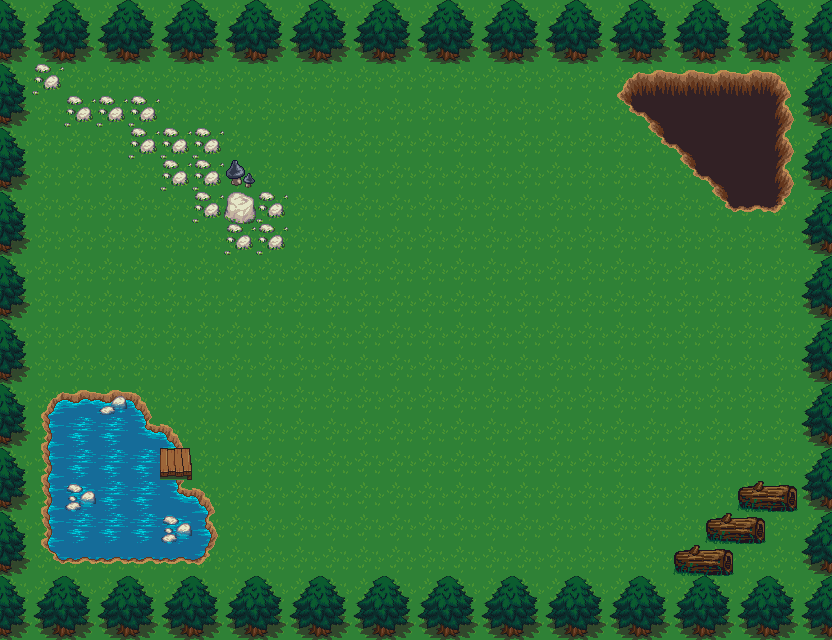

Below is a game level as drawn by its tile map, then a one-line description and the .tmx file that defines it, in full:
An orthogonal 26x20 tile map with 32x32 px tiles, 2 tile layers (background, foreground), 4 tilesets and 19 objects (stone, hole, wood, lake, wall-bottom, ...).

<map version="1.0" orientation="orthogonal" renderorder="right-down" width="26" height="20" tilewidth="32" tileheight="32" nextobjectid="176">
 <tileset firstgid="1" name="forest_tiles" tilewidth="32" tileheight="32" tilecount="256" columns="16">
  <image source="../../../sprite/forest_tiles.png" width="512" height="512" />
 </tileset>
 <tileset firstgid="257" name="carlinhosv2" tilewidth="64" tileheight="64" tilecount="273" columns="13">
  <image source="../../../sprite/carlinhos.png" width="832" height="1344" />
 </tileset>
 <tileset firstgid="530" name="hotdog_16" tilewidth="16" tileheight="16" tilecount="1" columns="1">
  <image source="../../../sprite/hotdog_16.png" width="16" height="16" />
 </tileset>
 <tileset firstgid="531" name="ash" tilewidth="16" tileheight="16" tilecount="16" columns="16">
  <image source="../../../sprite/ash.png" width="256" height="16" />
 </tileset>
 <layer name="background" width="26" height="20">
  <data encoding="csv">
101,101,101,101,101,101,101,101,101,101,101,101,101,101,101,101,101,101,101,101,101,101,101,101,101,101,
101,101,101,101,101,101,101,101,101,101,101,101,101,101,101,101,101,101,101,101,101,101,101,101,101,101,
101,101,101,101,101,101,101,101,101,101,101,101,101,101,101,101,101,101,101,101,101,101,101,101,101,101,
101,101,101,101,101,101,101,101,101,101,101,101,101,101,101,101,101,101,101,101,101,101,101,101,101,101,
101,101,101,101,101,101,101,101,101,101,101,101,101,101,101,101,101,101,101,101,101,101,101,101,101,101,
101,101,101,101,101,101,101,101,101,101,101,101,101,101,101,101,101,101,101,101,101,101,101,101,101,101,
101,101,101,101,101,101,101,101,101,101,101,101,101,101,101,101,101,101,101,101,101,101,101,101,101,101,
101,101,101,101,101,101,101,101,101,101,101,101,101,101,101,101,101,101,101,101,101,101,101,101,101,101,
101,101,101,101,101,101,101,101,101,101,101,101,101,101,101,101,101,101,101,101,101,101,101,101,101,101,
101,101,101,101,101,101,101,101,101,101,101,101,101,101,101,101,101,101,101,101,101,101,101,101,101,101,
101,101,101,101,101,101,101,101,101,101,101,101,101,101,101,101,101,101,101,101,101,101,101,101,101,101,
101,101,101,101,101,101,101,101,101,101,101,101,101,101,101,101,101,101,101,101,101,101,101,101,101,101,
101,101,101,101,101,101,101,101,101,101,101,101,101,101,101,101,101,101,101,101,101,101,101,101,101,101,
101,101,101,101,101,101,101,101,101,101,101,101,101,101,101,101,101,101,101,101,101,101,101,101,101,101,
101,101,101,101,101,101,101,101,101,101,101,101,101,101,101,101,101,101,101,101,101,101,101,101,101,101,
101,101,101,101,101,101,101,101,101,101,101,101,101,101,101,101,101,101,101,101,101,101,101,101,101,101,
101,101,101,101,101,101,101,101,101,101,101,101,101,101,101,101,101,101,101,101,101,101,101,101,101,101,
101,101,101,101,101,101,101,101,101,101,101,101,101,101,101,101,101,101,101,101,101,101,101,101,101,101,
101,101,101,101,101,101,101,101,101,101,101,101,101,101,101,101,101,101,101,101,101,101,101,101,101,101,
101,101,101,101,101,101,101,101,101,101,101,101,101,101,101,101,101,101,101,101,101,101,101,101,101,101
</data>
 </layer>
 <layer name="foreground" width="26" height="20">
  <data encoding="csv">
98,97,98,97,98,97,98,97,98,97,98,97,98,97,98,97,98,97,98,97,98,97,98,97,98,97,
114,113,114,113,114,113,114,113,114,113,114,113,114,113,114,113,114,113,114,113,114,113,114,113,114,113,
98,29,0,0,0,0,0,0,0,0,0,0,0,0,0,0,0,0,0,7,8,8,8,8,9,97,
114,0,29,29,29,0,0,0,0,0,0,0,0,0,0,0,0,0,0,39,26,24,24,24,25,113,
98,0,0,0,29,29,29,0,0,0,0,0,0,0,0,0,0,0,0,0,39,26,24,24,25,97,
114,0,0,0,0,29,29,14,0,0,0,0,0,0,0,0,0,0,0,0,0,39,26,24,25,113,
98,0,0,0,0,0,29,28,29,0,0,0,0,0,0,0,0,0,0,0,0,0,39,40,41,97,
114,0,0,0,0,0,0,29,29,0,0,0,0,0,0,0,0,0,0,0,0,0,0,0,0,113,
98,0,0,0,0,0,0,0,0,0,0,0,0,0,0,0,0,0,0,0,0,0,0,0,0,97,
114,0,0,0,0,0,0,0,0,0,0,0,0,0,0,0,0,0,0,0,0,0,0,0,0,113,
98,0,0,0,0,0,0,0,0,0,0,0,0,0,0,0,0,0,0,0,0,0,0,0,0,97,
114,0,0,0,0,0,0,0,0,0,0,0,0,0,0,0,0,0,0,0,0,0,0,0,0,113,
98,117,118,66,119,0,0,0,0,0,0,0,0,0,0,0,0,0,0,0,0,0,0,0,0,97,
114,133,134,134,166,119,0,0,0,0,0,0,0,0,0,0,0,0,0,0,0,0,0,0,0,113,
98,133,134,134,134,106,0,0,0,0,0,0,0,0,0,0,0,0,0,0,0,0,0,0,0,97,
114,133,13,134,134,166,119,0,0,0,0,0,0,0,0,0,0,0,0,0,0,0,0,56,57,113,
98,133,134,134,134,13,135,0,0,0,0,0,0,0,0,0,0,0,0,0,0,0,56,57,0,97,
114,149,150,150,150,150,151,0,0,0,0,0,0,0,0,0,0,0,0,0,0,56,57,0,0,113,
98,97,98,97,98,97,98,97,98,97,98,97,98,97,98,97,98,97,98,97,98,97,98,97,98,97,
114,113,114,113,114,113,114,113,114,113,114,113,114,113,114,113,114,113,114,113,114,113,114,113,114,113
</data>
 </layer>
 <objectgroup name="collision" offsetx="0" offsety="-1">
  <object id="16" name="stone" x="32" y="60">
   <polyline points="0,0 195.333,96 252,144.667 253.333,192 193.333,193.333 190.667,162.667 162.667,162.667 32,64 0,34.6667 0,0.04167" />
  </object>
  <object id="19" name="hole" x="638" y="72">
   <polyline points="0,0 -17,13 -23,25 36.5,82.5 96,140 143,139 156,113 151,18 136,0 68.5,0.5 1,1" />
  </object>
  <object id="28" name="wood" x="747" y="480">
   <polyline points="0,0 -72,73 -72,95 -14,95 53,30 53,4 0,2" />
  </object>
  <object id="38" name="lake" x="42" y="412">
   <polyline points="0,0 19.5,-20 96,-22 110.5,4.5 111,13 128.045,13 141.909,22.5455 117.318,22.5455 118,60.5 150.5,60 150.5,76.5 159,77 169.5,88.5 172.5,101 166.5,106.5 166.5,109.5 172.5,112 177.5,124.5 174,130 3.5,130 0,0.0555556" />
  </object>
  <object id="150" name="wall-bottom" x="-2.66667" y="577">
   <polyline points="0,0 846.667,0 848,76 -2.66667,80 0,0" />
  </object>
  <object id="162" name="wall-left" x="33.3333" y="567.667">
   <polyline points="-4.875,6.125 -49.3333,10.6667 -37.6667,-574.333 -6.33333,-576 -4.95833,3.5" />
  </object>
  <object id="165" name="wall-top" x="30" y="-8">
   <polyline points="0,0 0,63 819.333,61 822,-12.3333 0.666667,-0.333333" />
  </object>
  <object id="166" name="wall-right" x="853.333" y="61">
   <polyline points="0,0 -46.6667,-4 -50.6667,508 0,508 0,1.33333" />
  </object>
 </objectgroup>
 <objectgroup name="hotdogs" offsetx="-2" offsety="1.33333">
  <object id="60" gid="530" x="424" y="193" width="16" height="16" />
  <object id="61" gid="530" x="236" y="428" width="16" height="16" />
  <object id="62" gid="530" x="190" y="364" width="16" height="16" />
  <object id="63" gid="530" x="239" y="565" width="16" height="16" />
  <object id="64" gid="530" x="430" y="422" width="16" height="16" />
  <object id="65" gid="530" x="322" y="368" width="16" height="16" />
 </objectgroup>
 <objectgroup name="enemies">
  <object id="169" gid="531" x="333" y="326" width="16" height="16" />
  <object id="170" gid="531" x="184" y="323" width="16" height="16" />
  <object id="171" gid="531" x="462" y="400" width="16" height="16" />
  <object id="172" gid="531" x="452" y="174" width="16" height="16" />
  <object id="174" gid="531" x="516" y="475" width="16" height="16" />
 </objectgroup>
</map>
